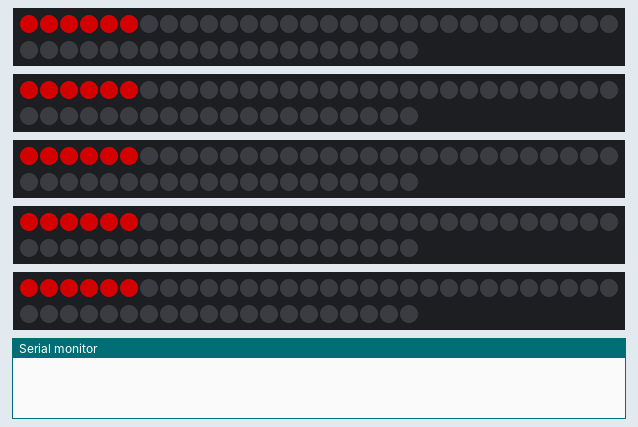
Recording of a sketch running on a simulated Arduino Uno, built with avr-gcc and run on an emulated ATmega328P. Parts: 5 × 50 RGB LEDs in strip order, left to right, continuing on the next row, the last lines printed to the serial monitor. Dim RGB values are drawn brighter than linear; random numbers use the default seed unless the sketch sets one.

Above: at 0.8 s.
At 6.6 s:
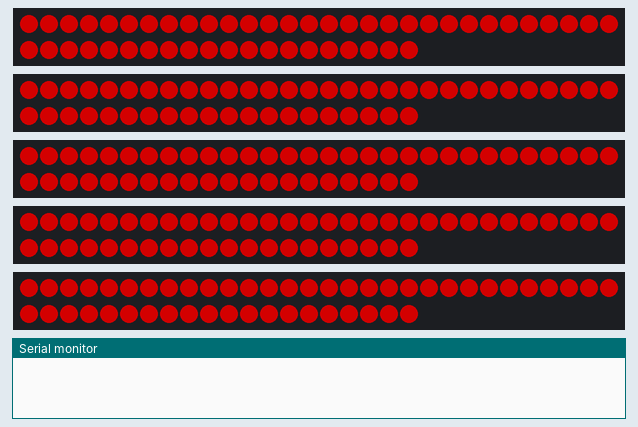
At 10.9 s:
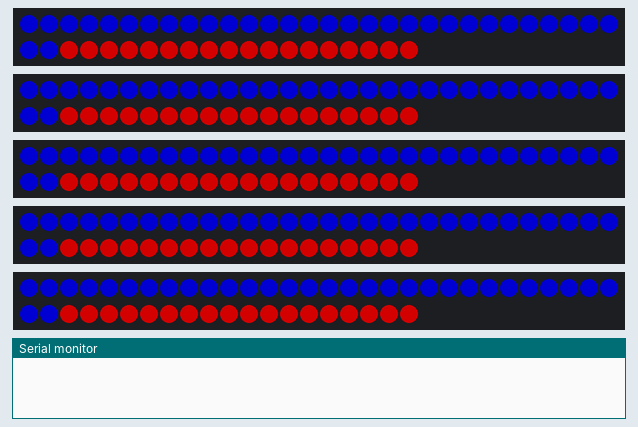
At 13.3 s:
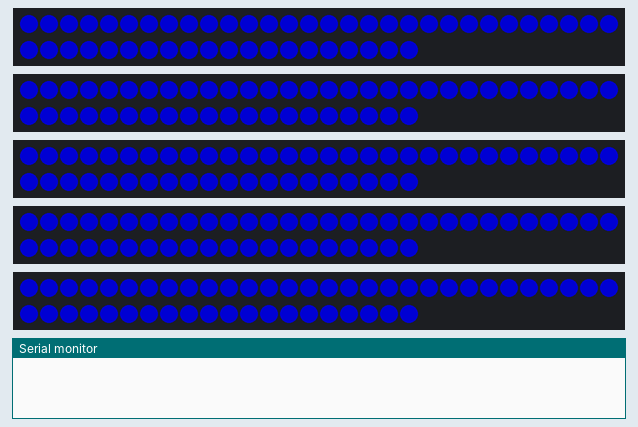
At 15.9 s:
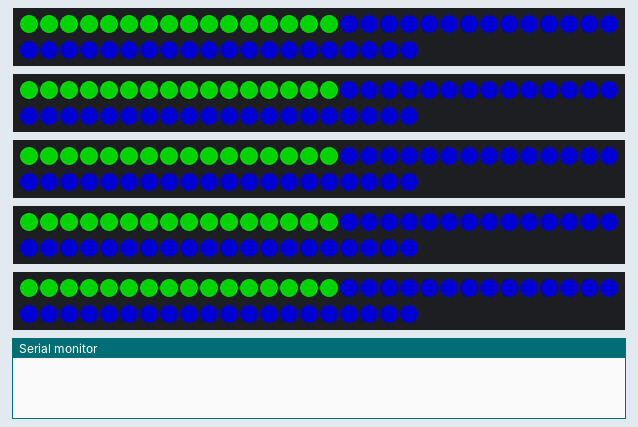
At 20.6 s:
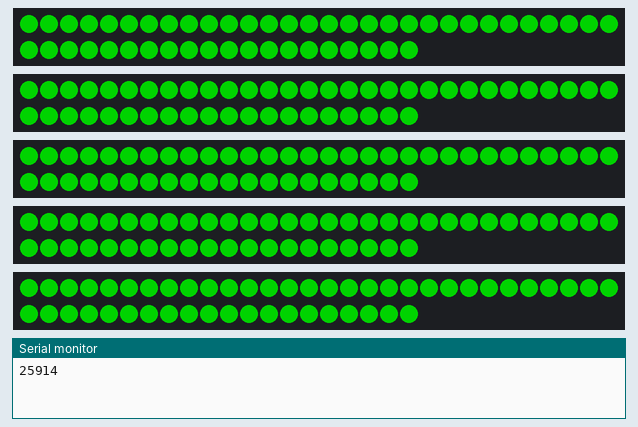

The sketch:

test-colours.ino
```cpp
#include <NeoPixelBus.h>

#define PixelCount 50
#define PixelPin0 2
#define PixelPin1 3
#define PixelPin2 4
#define PixelPin3 5
#define PixelPin4 6
#define pixelToChange 8
#define minDelay 10
#define typicalDelay 150
#define maxDelay 150
#define modesNumber 10
#define effectsNumber 0xF

const RgbColor red(127, 0, 0);
const RgbColor green(0, 127, 0);
const RgbColor blue(0, 0, 127);
const RgbColor yellow(127, 127, 0);
const RgbColor lightBlue(0, 127, 127);
const RgbColor purple(127, 0, 127);
const RgbColor orange(127, 63, 0);
const RgbColor fuchsia(127, 0, 63);
const RgbColor white(127);
const RgbColor black(0);

uint8_t pixel = 0;
RgbColor color = black;

NeoPixelBus<NeoRgbFeature, Neo800KbpsMethod> strip0(PixelCount, PixelPin0);
NeoPixelBus<NeoRgbFeature, Neo800KbpsMethod> strip1(PixelCount, PixelPin1);
NeoPixelBus<NeoRgbFeature, Neo800KbpsMethod> strip2(PixelCount, PixelPin2);
NeoPixelBus<NeoRgbFeature, Neo800KbpsMethod> strip3(PixelCount, PixelPin3);
NeoPixelBus<NeoRgbFeature, Neo800KbpsMethod> strip4(PixelCount, PixelPin4);


void offEffect()
{
  /*
   * This turns off all the pixels from the last to the first
   */
  pixel = 0;
  while (pixel < PixelCount)
  {
    delay(random(minDelay, maxDelay));
    strip0.SetPixelColor(PixelCount - pixel - 1, black);
    strip0.Show();
    strip1.SetPixelColor(PixelCount - pixel - 1, black);
    strip1.Show();
    strip2.SetPixelColor(PixelCount - pixel - 1, black);
    strip2.Show();
    strip3.SetPixelColor(PixelCount - pixel - 1, black);
    strip3.Show();
    strip4.SetPixelColor(PixelCount - pixel - 1, black);
    strip4.Show();
    pixel ++;
  }
}

void setup()
{
  /*
   * Setting all the pixels off
   */
  strip0.Begin();
  strip0.Show();
  strip1.Begin();
  strip1.Show();
  strip2.Begin();
  strip2.Show();
  strip3.Begin();
  strip3.Show();
  strip4.Begin();
  strip4.Show();
  /*
   * Testing red
   */
  Serial.begin(9600);
  pixel = 0;
  while (pixel < PixelCount)
  {
    delay(random(50, 200));
    strip0.SetPixelColor(pixel, red);
    strip0.Show();
    strip1.SetPixelColor(pixel, red);
    strip1.Show();
    strip2.SetPixelColor(pixel, red);
    strip2.Show();
    strip3.SetPixelColor(pixel, red);
    strip3.Show();
    strip4.SetPixelColor(pixel, red);
    strip4.Show();
    pixel ++;
  }
  /*
   * Testing green
   */
  pixel = 0;
  while (pixel < PixelCount)
  {
    delay(random(50, 200));
    strip0.SetPixelColor(pixel, blue);
    strip0.Show();
    strip1.SetPixelColor(pixel, blue);
    strip1.Show();
    strip2.SetPixelColor(pixel, blue);
    strip2.Show();
    strip3.SetPixelColor(pixel, blue);
    strip3.Show();
    strip4.SetPixelColor(pixel, blue);
    strip4.Show();
    pixel ++;
  }
  /*
   * Testing blue
   */
  pixel = 0;
  while (pixel < PixelCount)
  {
    delay(random(50, 200));
    strip0.SetPixelColor(pixel, green);
    strip0.Show();
    strip1.SetPixelColor(pixel, green);
    strip1.Show();
    strip2.SetPixelColor(pixel, green);
    strip2.Show();
    strip3.SetPixelColor(pixel, green);
    strip3.Show();
    strip4.SetPixelColor(pixel, green);
    strip4.Show();
    pixel ++;
  }
}

void loop()
{
  int red_value = 0;
  int green_value = 0;
  int blue_value = 0;
  Serial.println('Enter red value:');
  while (Serial.available() == 0)
  {
    int red_value = Serial.parseInt();
  }
  Serial.print('Enter green value:');
  while (Serial.available() == 0)
  {
    int green_value = Serial.parseInt();
  }
  Serial.print('Enter blue value:');
  while (Serial.available() == 0)
  {
    int blue_value = Serial.parseInt();
  }
  Serial.println('Entered ' + red_value + ', ' + green_value + ', ' + blue_value);
  pixel = 0;
  color = RgbColor(red_value, green_value, blue_value);
  while (pixel < PixelCount)
  {
    delay(typicalDelay);
    strip0.SetPixelColor(pixel, green);
    strip0.Show();
    strip1.SetPixelColor(pixel, green);
    strip1.Show();
    strip2.SetPixelColor(pixel, green);
    strip2.Show();
    strip3.SetPixelColor(pixel, green);
    strip3.Show();
    strip4.SetPixelColor(pixel, green);
    strip4.Show();
    pixel ++;
  }
}
```
